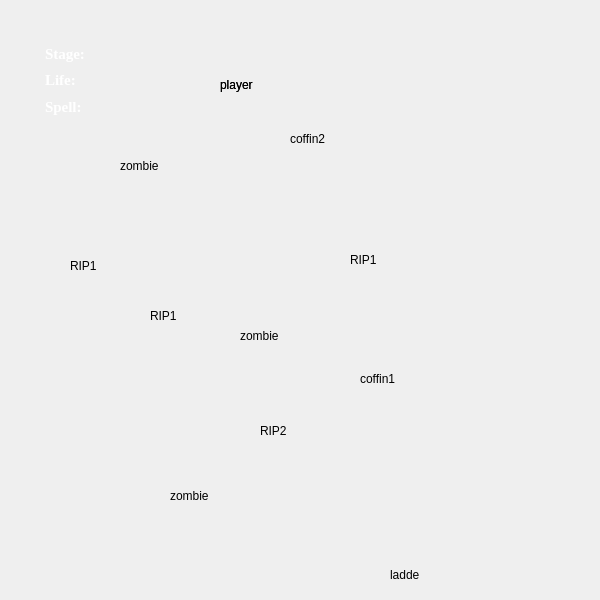
<?xml version="1.0" encoding="UTF-8"?>
<ui version="4.0">
 <class>B4</class>
 <widget class="QMainWindow" name="B4">
  <property name="geometry">
   <rect>
    <x>0</x>
    <y>0</y>
    <width>600</width>
    <height>600</height>
   </rect>
  </property>
  <property name="windowTitle">
   <string>MainWindow</string>
  </property>
  <widget class="QWidget" name="centralwidget">
   <widget class="QLabel" name="stage_background_label">
    <property name="geometry">
     <rect>
      <x>0</x>
      <y>0</y>
      <width>600</width>
      <height>600</height>
     </rect>
    </property>
    <property name="text">
     <string/>
    </property>
   </widget>
   <widget class="QLabel" name="RIP2">
    <property name="geometry">
     <rect>
      <x>260</x>
      <y>400</y>
      <width>61</width>
      <height>61</height>
     </rect>
    </property>
    <property name="text">
     <string>RIP2</string>
    </property>
   </widget>
   <widget class="QLabel" name="RIP1">
    <property name="geometry">
     <rect>
      <x>70</x>
      <y>240</y>
      <width>51</width>
      <height>51</height>
     </rect>
    </property>
    <property name="text">
     <string>RIP1</string>
    </property>
   </widget>
   <widget class="QLabel" name="coffin1">
    <property name="geometry">
     <rect>
      <x>360</x>
      <y>320</y>
      <width>60</width>
      <height>118</height>
     </rect>
    </property>
    <property name="text">
     <string>coffin1</string>
    </property>
   </widget>
   <widget class="QWidget" name="verticalLayoutWidget">
    <property name="geometry">
     <rect>
      <x>40</x>
      <y>40</y>
      <width>160</width>
      <height>80</height>
     </rect>
    </property>
    <layout class="QVBoxLayout" name="InfoVLayout">
     <property name="spacing">
      <number>0</number>
     </property>
     <property name="leftMargin">
      <number>0</number>
     </property>
     <item>
      <layout class="QHBoxLayout" name="stageHLayout">
       <item>
        <spacer name="horizontalSpacer">
         <property name="orientation">
          <enum>Qt::Horizontal</enum>
         </property>
         <property name="sizeType">
          <enum>QSizePolicy::Fixed</enum>
         </property>
         <property name="sizeHint" stdset="0">
          <size>
           <width>5</width>
           <height>20</height>
          </size>
         </property>
        </spacer>
       </item>
       <item>
        <widget class="QLabel" name="label_2">
         <property name="font">
          <font>
           <family>Times New Roman</family>
           <pointsize>11</pointsize>
           <weight>75</weight>
           <bold>true</bold>
          </font>
         </property>
         <property name="styleSheet">
          <string notr="true">color: rgb(255, 255, 255);</string>
         </property>
         <property name="text">
          <string>Stage:</string>
         </property>
        </widget>
       </item>
       <item>
        <widget class="QLabel" name="level_label">
         <property name="font">
          <font>
           <family>Times New Roman</family>
           <pointsize>11</pointsize>
           <weight>50</weight>
           <bold>false</bold>
          </font>
         </property>
         <property name="styleSheet">
          <string notr="true">color: rgb(255, 255, 255);</string>
         </property>
         <property name="text">
          <string/>
         </property>
        </widget>
       </item>
      </layout>
     </item>
     <item>
      <layout class="QHBoxLayout" name="lifeHLayout">
       <item>
        <spacer name="horizontalSpacer_2">
         <property name="orientation">
          <enum>Qt::Horizontal</enum>
         </property>
         <property name="sizeType">
          <enum>QSizePolicy::Fixed</enum>
         </property>
         <property name="sizeHint" stdset="0">
          <size>
           <width>5</width>
           <height>20</height>
          </size>
         </property>
        </spacer>
       </item>
       <item>
        <widget class="QLabel" name="label_3">
         <property name="font">
          <font>
           <family>Times New Roman</family>
           <pointsize>11</pointsize>
           <weight>75</weight>
           <bold>true</bold>
          </font>
         </property>
         <property name="styleSheet">
          <string notr="true">color: rgb(255, 255, 255);</string>
         </property>
         <property name="text">
          <string>Life:</string>
         </property>
        </widget>
       </item>
      </layout>
     </item>
     <item>
      <layout class="QHBoxLayout" name="spellHLayout">
       <item>
        <spacer name="horizontalSpacer_3">
         <property name="orientation">
          <enum>Qt::Horizontal</enum>
         </property>
         <property name="sizeType">
          <enum>QSizePolicy::Fixed</enum>
         </property>
         <property name="sizeHint" stdset="0">
          <size>
           <width>5</width>
           <height>20</height>
          </size>
         </property>
        </spacer>
       </item>
       <item>
        <widget class="QLabel" name="label_5">
         <property name="font">
          <font>
           <family>Times New Roman</family>
           <pointsize>11</pointsize>
           <weight>75</weight>
           <bold>true</bold>
          </font>
         </property>
         <property name="styleSheet">
          <string notr="true">color: rgb(255, 255, 255);</string>
         </property>
         <property name="text">
          <string>Spell:</string>
         </property>
        </widget>
       </item>
       <item>
        <widget class="QLabel" name="label_6">
         <property name="text">
          <string/>
         </property>
        </widget>
       </item>
      </layout>
     </item>
    </layout>
   </widget>
   <widget class="QLabel" name="zombie_label_1">
    <property name="geometry">
     <rect>
      <x>240</x>
      <y>300</y>
      <width>39</width>
      <height>71</height>
     </rect>
    </property>
    <property name="text">
     <string>zombie1</string>
    </property>
   </widget>
   <widget class="QLabel" name="ladder_label">
    <property name="geometry">
     <rect>
      <x>390</x>
      <y>539</y>
      <width>29</width>
      <height>71</height>
     </rect>
    </property>
    <property name="text">
     <string>ladder</string>
    </property>
   </widget>
   <widget class="QLabel" name="player_label">
    <property name="geometry">
     <rect>
      <x>220</x>
      <y>60</y>
      <width>48</width>
      <height>51</height>
     </rect>
    </property>
    <property name="focusPolicy">
     <enum>Qt::StrongFocus</enum>
    </property>
    <property name="text">
     <string>player</string>
    </property>
    <property name="scaledContents">
     <bool>false</bool>
    </property>
   </widget>
   <widget class="QLabel" name="zombie_label_2">
    <property name="geometry">
     <rect>
      <x>120</x>
      <y>130</y>
      <width>38</width>
      <height>71</height>
     </rect>
    </property>
    <property name="text">
     <string>zombie2</string>
    </property>
   </widget>
   <widget class="QLabel" name="coffin2">
    <property name="geometry">
     <rect>
      <x>290</x>
      <y>70</y>
      <width>70</width>
      <height>137</height>
     </rect>
    </property>
    <property name="text">
     <string>coffin2</string>
    </property>
   </widget>
   <widget class="QLabel" name="zombie_label_3">
    <property name="geometry">
     <rect>
      <x>170</x>
      <y>460</y>
      <width>38</width>
      <height>71</height>
     </rect>
    </property>
    <property name="text">
     <string>zombie2</string>
    </property>
   </widget>
   <widget class="QLabel" name="RIP3">
    <property name="geometry">
     <rect>
      <x>350</x>
      <y>230</y>
      <width>60</width>
      <height>60</height>
     </rect>
    </property>
    <property name="text">
     <string>RIP1</string>
    </property>
   </widget>
   <widget class="QLabel" name="RIP4">
    <property name="geometry">
     <rect>
      <x>150</x>
      <y>290</y>
      <width>51</width>
      <height>51</height>
     </rect>
    </property>
    <property name="text">
     <string>RIP1</string>
    </property>
   </widget>
   <widget class="QLabel" name="player_label_2">
    <property name="geometry">
     <rect>
      <x>220</x>
      <y>60</y>
      <width>48</width>
      <height>51</height>
     </rect>
    </property>
    <property name="focusPolicy">
     <enum>Qt::StrongFocus</enum>
    </property>
    <property name="text">
     <string>player</string>
    </property>
    <property name="scaledContents">
     <bool>false</bool>
    </property>
   </widget>
   <widget class="QLabel" name="fire_label_3">
    <property name="geometry">
     <rect>
      <x>510</x>
      <y>36</y>
      <width>65</width>
      <height>78</height>
     </rect>
    </property>
    <property name="text">
     <string/>
    </property>
   </widget>
   <widget class="QLabel" name="fire_label_1">
    <property name="geometry">
     <rect>
      <x>20</x>
      <y>475</y>
      <width>65</width>
      <height>78</height>
     </rect>
    </property>
    <property name="text">
     <string/>
    </property>
   </widget>
   <widget class="QLabel" name="fire_label_2">
    <property name="geometry">
     <rect>
      <x>510</x>
      <y>475</y>
      <width>65</width>
      <height>78</height>
     </rect>
    </property>
    <property name="text">
     <string/>
    </property>
   </widget>
   <zorder>stage_background_label</zorder>
   <zorder>coffin1</zorder>
   <zorder>verticalLayoutWidget</zorder>
   <zorder>ladder_label</zorder>
   <zorder>player_label</zorder>
   <zorder>coffin2</zorder>
   <zorder>zombie_label_1</zorder>
   <zorder>zombie_label_2</zorder>
   <zorder>zombie_label_3</zorder>
   <zorder>RIP1</zorder>
   <zorder>RIP2</zorder>
   <zorder>RIP3</zorder>
   <zorder>RIP4</zorder>
   <zorder>player_label_2</zorder>
   <zorder>fire_label_3</zorder>
   <zorder>fire_label_1</zorder>
   <zorder>fire_label_2</zorder>
  </widget>
 </widget>
 <resources/>
 <connections/>
</ui>
